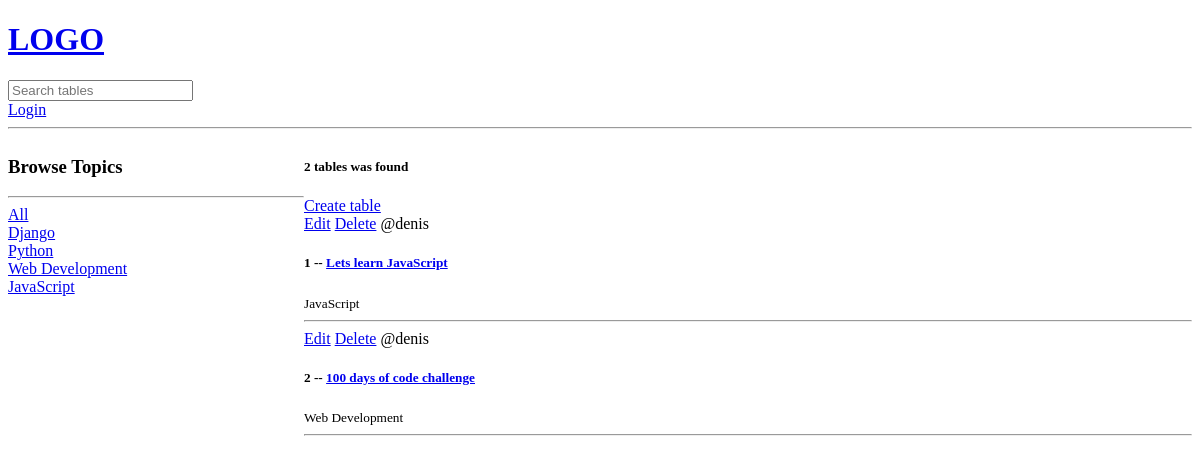
The app's page /, older data.
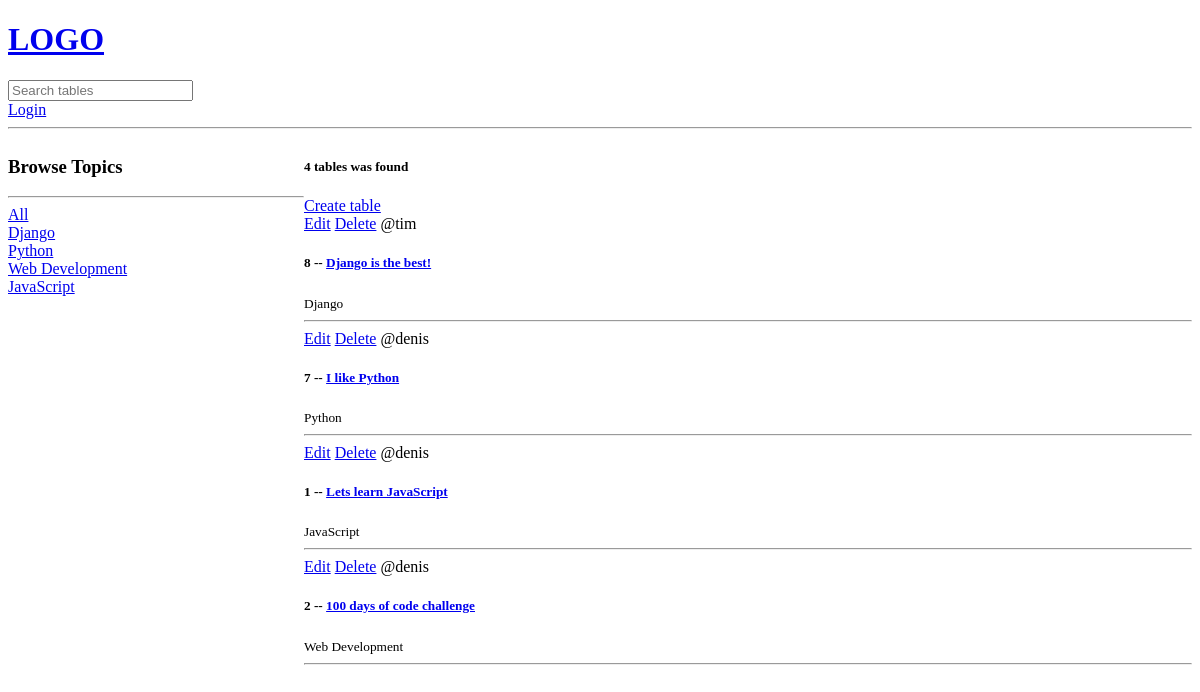
The same page, newer data.
### tabletalks/base/models.py (models this page shows, shortened)
class Topic(models.Model):
    name = models.CharField(max_length=200)

class Table(models.Model):
    host = models.ForeignKey(User, on_delete=models.SET_NULL, null=True)
    topic = models.ForeignKey(Topic, on_delete=models.SET_NULL, null=True)
    name = models.CharField(max_length=200)
    description = models.TextField(null=True, blank=True)
    updated = models.DateTimeField(auto_now=True)
    created = models.DateTimeField(auto_now_add=True)
    class Meta:
        ordering = ['-updated', '-created']

### tabletalks/base/views.py (the view)
# urls.py: path('', views.home, name='home'),
def home(request):
    q = request.GET.get('q') if request.GET.get('q') is not None else ''
    tables = Table.objects.filter(
        Q(topic__name__icontains=q) |
        Q(name__icontains=q) |
        Q(description__icontains=q) |
        Q(host__username__icontains=q)
    )
    topics = Topic.objects.all()
    table_count = tables.count()
    context = {
        'tables': tables,
        'topics': topics,
        'table_count': table_count,
    }
    return render(request, 'base/home.html', context)

### tabletalks/base/templates/base/home.html (shortened to what this page needs)
{% extends 'main.html' %}
{% block content %}
<div class="home-container">
    <div>
        <h3>Browse Topics</h3>
        <hr>
        <div>
            <a href="{% url 'home' %}">All</a>
        </div>
        {% for topic in topics %}
        <div>
            <a href="{% url 'home' %}?q={{ topic.name }}">{{ topic.name }}</a>
        </div>
        {% endfor %}
    </div>
    <div>
        <h5>{{ table_count }} tables was found</h5>
        <a href="{% url 'create-table' %}">Create table</a>
        <div>
            {% for table in tables %}
                <div>
                    <a href="{% url 'update-table' table.id %}">Edit</a>
                    <a href="{% url 'delete-table' table.id %}">Delete</a>
                    <span>@{{ table.host.username }}</span>
                    <h5>{{ table.id }} -- <a href="{% url 'table' table.id %}">{{ table.name }}</a></h5>
                    <small>{{ table.topic.name }}</small>
                    <hr>
                </div>
            {% endfor %}
        </div>
    </div>
</div>
{% endblock content %}

### tabletalks/templates/main.html (shortened to what this page needs)
<!doctype html>
<html lang="en">
<head>
</head>
<body>
    {% include 'navbar.html' %}
    {% block content %}
    {% endblock %}
</body>
</html>

### tabletalks/templates/navbar.html
<a href="/">
    <h1>LOGO</h1>
</a>
<form method="GET" action="{% url 'home' %}">
    <input type="text" name="q" placeholder="Search tables"/>
</form>
{% if request.user.is_authenticated %}
<a href="{% url 'logout' %}">Logout</a>
{% else %}
<a href="{% url 'login' %}">Login</a>
{% endif %}
<hr>

### tabletalks/base/templates/base/home.html (style rules this page uses)
.home-container { display: grid; grid-template-columns: 1fr 3fr; }

Row changes from the older to the newer data that the page shows:
added Table: host.username "tim", id "8", name "Django is the best!", topic.name "Django"
added Table: host.username "denis", id "7", name "I like Python", topic.name "Python"
Text that changed along with them:
{{ table_count }}: "2" → "4"
